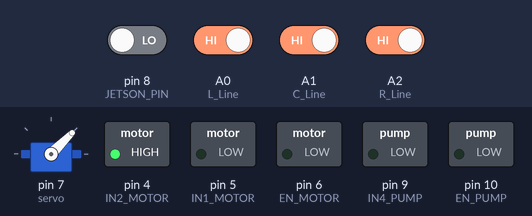
A sketch run on a simulated Arduino Uno, built with avr-gcc and run on an emulated ATmega328P. Shown: servo, switched loads named in the sketch (green lamp = pin HIGH). The test bench sets the inputs (shaded band); at power-on: A0 (L_Line), A1 (C_Line), A2 (R_Line) HIGH, pin 8 (JETSON_PIN) LOW. What the sketch prints to the serial monitor is not drawn.

Above: at 1.2 s.
1.3 s: pin 8 (JETSON_PIN) driven HIGH
At 2.4 s:
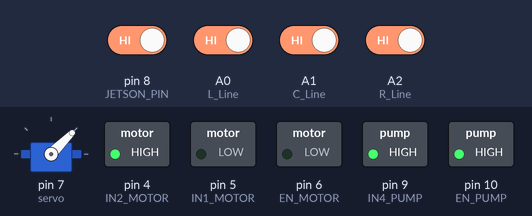
4.3 s: pin 8 (JETSON_PIN) driven LOW
At 6.8 s:
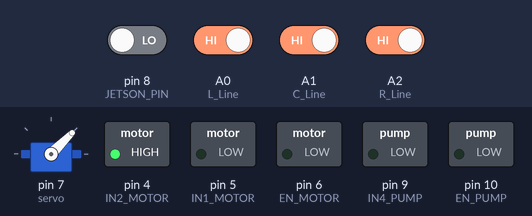
7.1 s: A0 (L_Line) driven LOW
At 9.6 s:
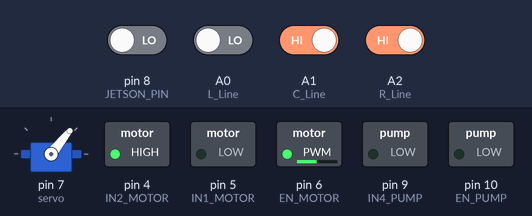
10.1 s: A2 (R_Line) driven LOW
At 12.3 s:
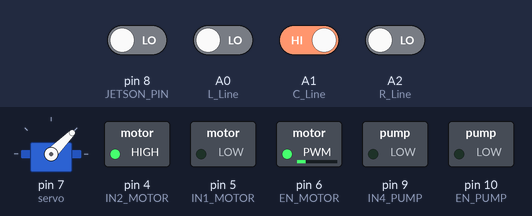
13.1 s: A0 (L_Line) driven HIGH
16.1 s: pin 8 (JETSON_PIN) driven HIGH
At 17.3 s:
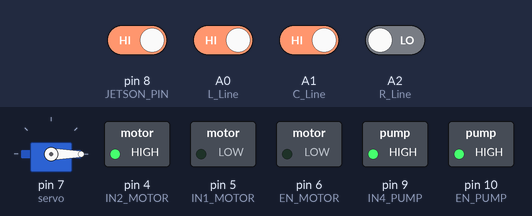
Timing chart, 0 to 19.9 s (numbered marks = the images above; inputs shaded):
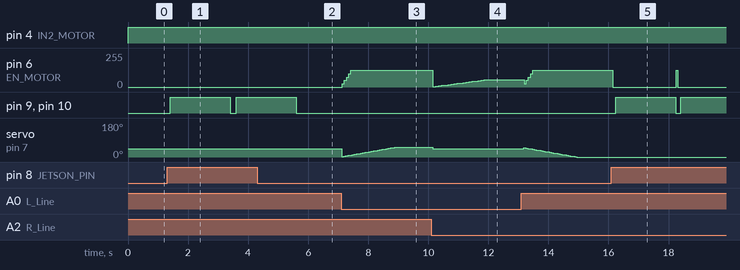

The sketch:

final_code.ino
```cpp
#include <Servo.h> //Servo 라이브러리

Servo servo;      // Servo 클래스로 servo객체 생성
int value = 0;    // 각도를 조절할 변수 value

// 모터속도인가변수 중앙, 우측, 좌측 순
int spd_c=0; int spd_r=0; int spd_l=0;

#define EN_MOTOR  6   // 모터의 Enable & PWM
#define IN1_MOTOR  5      // 구동 모터 제어선 IN1
#define IN2_MOTOR  4      // 구동 모터 제어선 IN2
#define IN4_PUMP 9        // 펌프 제어
#define EN_PUMP 10       // 펌프 제어
#define JETSON_PIN 8

const int ANGLE = 45; // 다른 방향에서 직진으로 바뀔 때 돌아와야할 각도
int L_Line = A0;      // 왼쪽 라인트레이서 센서는 A0 핀에 연결
int C_Line = A1;      // 가운데 라인트레이서 센서는 A1 핀에 연결
int R_Line = A2;      // 오른쪽 라인트레이서 센서는 A2 핀에 연결

int SL = 1; int SC = 1; int SR = 1; // 라인트레이싱용 변수

void setup()
{
  Serial.begin(9600); // 시리얼 모니터 사용
  servo.attach(7);     //맴버함수인 attach : 핀 설정 digital 7
  servo.write(ANGLE); // 정면을 바라보는 각도값
  pinMode(EN_MOTOR,OUTPUT); // 모터 출력을 위한 설정
  pinMode(IN1_MOTOR,OUTPUT); // 모터 방향을 위한 설정
  pinMode(IN2_MOTOR,OUTPUT); // 모터 방향을 위한 설정
  pinMode(EN_PUMP,OUTPUT);  // 펌프 출력을 위한 설정
  pinMode(IN4_PUMP,OUTPUT);  // 펌프 출력을 위한 설정
  pinMode(JETSON_PIN, INPUT);
  digitalWrite(IN4_PUMP,LOW);   // 멈춤
}

void motor_speed(int spd)
{
  analogWrite(EN_MOTOR,spd);  // 모터 속도값 할당
}

void motor_dir(int dir)
{
  if (dir == 0) // forward
  {
     digitalWrite(IN2_MOTOR,HIGH);  // 모터 정방향 회전
     digitalWrite(IN1_MOTOR,LOW);
  }
}

void loop()
{
  int L = digitalRead(L_Line);
  int C = digitalRead(C_Line);
  int R = digitalRead(R_Line);

  Serial.print("digital L : ");
  Serial.print(L);
  Serial.print(" C : ");
  Serial.print(C);
  Serial.print(" R : ");
  Serial.print(R);
  Serial.print("   ");
  Serial.println("시작");
  //Wire.onReceive(receiveEvent);  // 데이터 수신 시 이벤트 핸들러 등록

  if (digitalRead(JETSON_PIN)==true)
  {
    // 젯슨 나노에서 데이터 받아서 병충해 인식
    Serial.print("병충해");
    motor_speed(0);
    delay(100);
    digitalWrite(EN_PUMP, HIGH); // pump 가동
    digitalWrite(IN4_PUMP, HIGH);
    delay(2000);
    digitalWrite(EN_PUMP, LOW); // pump 끄기
    digitalWrite(IN4_PUMP, LOW);
  }

  if ( L == LOW && C == LOW && R == LOW ) // 0 0 0
  {
    motor_dir(0); // 정방향 회전
    L = SL; C = SC; R = SR;
  }

  if ( L == LOW && C == HIGH && R == LOW ) // 0 1 0
  {
    servo.write(ANGLE); //value값의 각도로 회전. ex) value가 90이라면 90도 회전
    motor_dir(0); //정방향 회전
    Serial.println("직진");
    spd_c+=3;
    if(spd_c > 54)
    {
      spd_c = 54;
    }

    motor_speed(spd_c);
    delay(100);
  }

  else if (L == LOW && R == HIGH ) // 0 0 1, 0 1 1 우
  {
  //    Serial.println("우회전");

    if (value < ANGLE)
    {
      servo.write(ANGLE);
    }
    value+=2;

    if(value > ANGLE+6)
    {
      value = ANGLE+6;
    }

    servo.write(value); //value값의 각도로 회전. ex) value가 90이라면 90도 회전
    delay(20);

    spd_r+=25;
    if(spd_r > 125)
    {
      spd_r=125;
    }

    motor_speed(spd_r);
    delay(50);
  }

  else if (L == HIGH && R == LOW ) // 1 0 0, 1 1 0
  {
    Serial.println("좌회전");
    motor_dir(0);
    if (value < ANGLE)
    {
      servo.write(ANGLE);
    }

    value-=2;
    if(value < -ANGLE-6)
    {
      value=-(ANGLE+6);
    }

    servo.write(value); //value값의 각도로 회전. ex) value가 90이라면 90도 회전
    delay(20);

    spd_l+=25;
    if(spd_l > 125)
    {
      spd_l=125;
    }

    motor_speed(spd_l);
    delay(50);
  }

  else if ( L == HIGH && C == HIGH && R == HIGH ) // 1 1 1, 1 0 1
  {
    motor_dir(0);
    Serial.println("정지");
    motor_speed(0);
    delay(100);
  }

  SL = L; SC = C; SR = R;
}
```

Measured:
- after the input at 1.3 s, pin 9 (IN4_PUMP), pin 10 (EN_PUMP): LOW → HIGH after 0.11 s, → LOW 2.0 s later, → HIGH 0.20 s later
- after the input at 4.3 s, pin 9 (IN4_PUMP), pin 10 (EN_PUMP): goes on until 5.6 s, then stays LOW
- after the input at 7.1 s, pin 6 (EN_MOTOR): moves from 0/255 to 125/255 over 0.28 s, starting at once
- after the input at 10.1 s, pin 6 (EN_MOTOR): 125/255 → 3/255 after 0.05 s, → 6/255 0.10 s later, → 9/255 0.10 s later, → 12/255 0.10 s later, … (18 changes in this stretch); servo on pin 7 (servo): 51° → 45° after 0.05 s
- after the input at 16.1 s, pin 6 (EN_MOTOR): 125/255 → 0/255 at once; pin 9 (IN4_PUMP), pin 10 (EN_PUMP): LOW → HIGH after 0.14 s, → LOW 2.0 s later, → HIGH 0.17 s later
